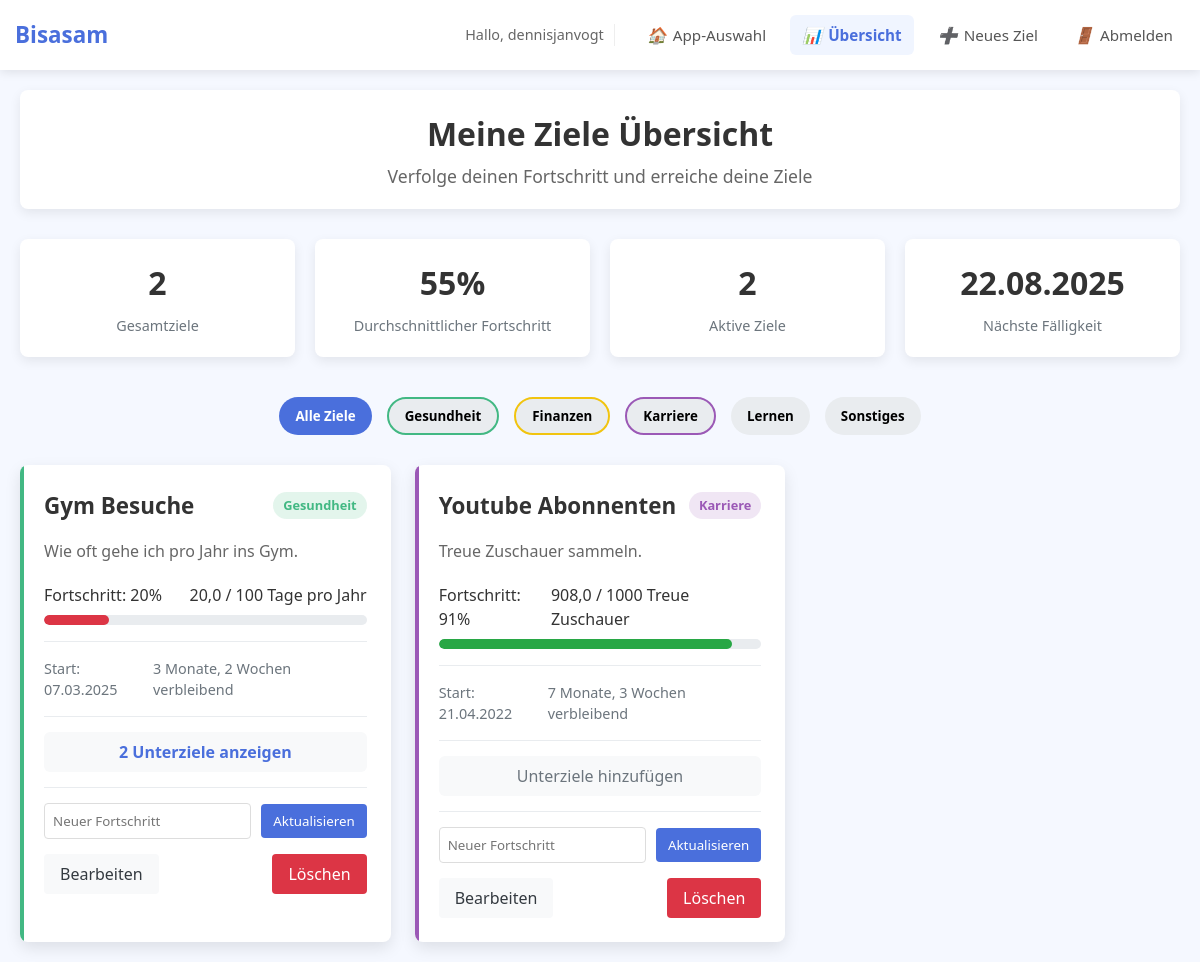
Page /tracking/ (signed in) on the committed database.
### tracking/models.py (models this page shows, shortened)
class Goal(models.Model):
    KATEGORIEN = [
        ('Gesundheit', 'Gesundheit'),
        ('Finanzen', 'Finanzen'),
        ('Karriere', 'Karriere'),
        ('Lernen', 'Lernen'),
        ('Sonstiges', 'Sonstiges')
    ]
    user = models.ForeignKey(User, on_delete=models.CASCADE, related_name='goals')
    parent = models.ForeignKey('self', on_delete=models.CASCADE, null=True, blank=True, related_name='subtasks')
    definition = models.CharField(max_length=50)
    description = models.CharField(max_length=150)
    ziel_wert = models.IntegerField()
    fortschritt = models.FloatField()
    einheit = models.CharField(max_length=20)
    start = models.DateField()
    end = models.DateField()
    kategorie = models.CharField(choices=KATEGORIEN)
    is_parent_goal = models.BooleanField(default=False)
    auto_calculate = models.BooleanField(default=False, help_text="Fortschritt automatisch aus Unterzielen berechnen")

### tracking/views.py (the view, shortened to what this page needs)
# urls.py: path('', views.goals_view, name='goals'),
@login_required
def goals_view(request):
    today = timezone.now().date()
    parent_goals = Goal.objects.filter(user=request.user, parent__isnull=True)
    selected_goal_id = request.GET.get('parent_id')
    selected_goal = None
    subtasks = None
    if selected_goal_id:
        try:
            selected_goal = Goal.objects.get(id=selected_goal_id, user=request.user)
            subtasks = Goal.objects.filter(parent=selected_goal)
        except Goal.DoesNotExist:
            pass
    parent_goals_with_progress = parent_goals.annotate(
        progress_percent=ExpressionWrapper(
            (F('fortschritt') * 100.0) / F('ziel_wert'),
            output_field=FloatField()
        )
    )
    avg_progress = parent_goals_with_progress.aggregate(avg=Avg('progress_percent'))['avg'] or 0
    active_goals = parent_goals.filter(end__gte=today).count()
    nearest_deadline_goal = parent_goals.filter(end__gte=today).order_by('end').first()
    nearest_deadline = nearest_deadline_goal.end if nearest_deadline_goal else None
    context = {
        'goals': parent_goals_with_progress,
        'avg_progress': avg_progress,
        'active_goals': active_goals,
        'nearest_deadline': nearest_deadline,
        'today': today,
        'selected_goal': selected_goal,
        'subtasks': subtasks,
    }
    return render(request, 'tracking/home.html', context)

### tracking/templates/tracking/home.html (shortened to what this page needs)
{% extends 'tracking/base.html' %}
{% load static %}
{% block content %}
<div class="header">
    <h1>Meine Ziele Übersicht</h1>
    <p>Verfolge deinen Fortschritt und erreiche deine Ziele</p>
</div>
<div class="statistic-cards">
    <div class="stat-card">
        <div class="stat-value" id="total-goals">{{ goals|length }}</div>
        <div class="stat-label">Gesamtziele</div>
    </div>
    <div class="stat-card">
        <div class="stat-value" id="completed-goals">{{ avg_progress|floatformat:0 }}%</div>
        <div class="stat-label">Durchschnittlicher Fortschritt</div>
    </div>
    <div class="stat-card">
        <div class="stat-value" id="active-goals">{{ active_goals }}</div>
        <div class="stat-label">Aktive Ziele</div>
    </div>
    <div class="stat-card">
        <div class="stat-value" id="nearest-deadline">
            {% if nearest_deadline %}
                {{ nearest_deadline|date:"d.m.Y" }}
            {% else %}
                -
            {% endif %}
        </div>
        <div class="stat-label">Nächste Fälligkeit</div>
    </div>
</div>
{% if selected_goal %}
<div class="selected-goal-info" style="margin-bottom: 30px; background: white; border-radius: 8px; padding: 20px; box-shadow: 0 4px 12px rgba(0, 0, 0, 0.08);">
    <div style="display: flex; justify-content: space-between; align-items: center; margin-bottom: 20px;">
        <h2>{{ selected_goal.definition }}</h2>
        <a href="{% url 'goals' %}" class="btn btn-light">Zurück zur Übersicht</a>
    </div>
    <div class="progress-container" style="margin-bottom: 20px;">
        <div class="progress-stats">
            {% with progress_percent=selected_goal.fortschritt|floatformat:0|default:"0" %}
            <span class="progress-text">Fortschritt: {{ progress_percent }}%</span>
            <span>{{ selected_goal.fortschritt }} / {{ selected_goal.ziel_wert }} {{ selected_goal.einheit }}</span>
            {% endwith %}
        </div>
        <div class="progress-bar">
            <div class="progress-fill" style="width: {{ selected_goal.fortschritt|floatformat:0 }}%;"></div>
        </div>
    </div>
    <div style="margin-bottom: 20px;">
        <p>{{ selected_goal.description }}</p>
        <p><strong>Kategorie:</strong> {{ selected_goal.kategorie }}</p>
        <p><strong>Zeitraum:</strong> {{ selected_goal.start|date:"d.m.Y" }} - {{ selected_goal.end|date:"d.m.Y" }}</p>
        {% if selected_goal.auto_calculate %}
        <p><span class="category-badge" style="background-color: rgba(52, 152, 219, 0.15); color: #3498db;">Automatische Berechnung aktiviert</span></p>
        {% endif %}
    </div>
    <div style="margin-bottom: 20px;">
        <h3>Unterziele</h3>
        <a href="{% url 'add_goal' %}?parent_id={{ selected_goal.id }}" class="btn btn-primary" style="margin-top: 10px;">
            Neues Unterziel hinzufügen
        </a>
    </div>
</div>
<div class="goals-container" id="goals-container">
    {% for goal in subtasks %}
    <div class="goal-card {{ goal.kategorie }}" data-category="{{ goal.kategorie }}">
        <div class="goal-header">
            <h3 class="goal-title">{{ goal.definition }}</h3>
            <span class="category-badge {{ goal.kategorie }}">{{ goal.kategorie }}</span>
        </div>
        <p class="goal-desc">{{ goal.description }}</p>
        <div class="progress-container">
            <div class="progress-stats">
                {% with progress_percent=goal.progress_percent|floatformat:0 %}
                <span class="progress-text">Fortschritt: {{ progress_percent }}%</span>
                <span>{{ goal.fortschritt }} / {{ goal.ziel_wert }} {{ goal.einheit }}</span>
                {% endwith %}
            </div>
            <div class="progress-bar">
                <div class="progress-fill" style="width: {{ goal.progress_percent|floatformat:0 }}%"></div>
            </div>
        </div>
        <div class="timeframe">
            <span>Start: {{ goal.start|date:"d.m.Y" }}</span>
            <span>
                {% with days_remaining=goal.end|timeuntil:today %}
                {% if goal.end < today %}
                    <span style="color: var(--danger);">Abgelaufen</span>
                {% elif goal.end == today %}
                    <span style="color: var(--warning);">Heute fällig</span>
                {% else %}
                    {{ days_remaining }} verbleibend
                {% endif %}
                {% endwith %}
            </span>
        </div>
        {% if not goal.auto_calculate %}
        <form method="post" action="{% url 'update_progress' goal.id %}" class="update-progress-form" style="margin-top: 15px; padding-top: 15px; border-top: 1px solid #e9ecef;">
            {% csrf_token %}
            <div style="display: flex; gap: 10px; align-items: center;">
                <input type="number" name="fortschritt" step="0.01" min="0" max="{{ goal.ziel_wert }}" value="{{ goal.fortschritt }}" placeholder="Neuer Fortschritt"
                       style="flex: 1; padding: 8px; border: 1px solid #ddd; border-radius: 4px;">
                <button type="submit" style="background-color: var(--primary); color: white; border: none; border-radius: 4px; padding: 8px 12px; cursor: pointer;">
                    Aktualisieren
                </button>
            </div>
        </form>
        {% else %}
        <div style="margin-top: 15px; padding-top: 15px; border-top: 1px solid #e9ecef; color: #6c757d; font-style: italic;">
            Fortschritt wird automatisch berechnet
        </div>
        {% endif %}
        <div style="display: flex; justify-content: space-between; margin-top: 15px;">
            <a href="{% url 'update_goal' goal.id %}" class="btn btn-light">
                Bearbeiten
            </a>
            <a href="{% url 'delete_goal' goal.id %}" class="btn btn-danger">
                Löschen
            </a>
        </div>
    </div>
    {% empty %}
    <div class="no-goals">
        <h3>Keine Unterziele gefunden</h3>
        <p>Es wurden noch keine Unterziele eingerichtet.</p>
        <a href="{% url 'add_goal' %}?parent_id={{ selected_goal.id }}" class="btn btn-primary" style="margin-top: 15px;">Unterziel erstellen</a>
    </div>
    {% endfor %}
</div>
{% else %}
<div class="filter-container">
    <button class="filter-btn active" data-category="all">Alle Ziele</button>
    <button class="filter-btn health" data-category="Gesundheit">Gesundheit</button>
    <button class="filter-btn finance" data-category="Finanzen">Finanzen</button>
    <button class="filter-btn career" data-category="Karriere">Karriere</button>
    <button class="filter-btn learning" data-category="Lernen">Lernen</button>
    <button class="filter-btn other" data-category="Sonstiges">Sonstiges</button>
</div>
<div class="goals-container" id="goals-container">
    {% for goal in goals %}
    <div class="goal-card {{ goal.kategorie }}" data-category="{{ goal.kategorie }}">
        <div class="goal-header">
            <h3 class="goal-title">{{ goal.definition }}</h3>
            <span class="category-badge {{ goal.kategorie }}">{{ goal.kategorie }}</span>
        </div>
        <p class="goal-desc">{{ goal.description }}</p>
        <div class="progress-container">
            <div class="progress-stats">
                {% with progress_percent=goal.progress_percent|floatformat:0 %}
                <span class="progress-text">Fortschritt: {{ progress_percent }}%</span>
                <span>{{ goal.fortschritt }} / {{ goal.ziel_wert }} {{ goal.einheit }}</span>
                {% endwith %}
            </div>
            <div class="progress-bar">
                <div class="progress-fill" style="width: {{ goal.progress_percent|floatformat:0 }}%"></div>
            </div>
        </div>
        <div class="timeframe">
            <span>Start: {{ goal.start|date:"d.m.Y" }}</span>
            <span>
                {% with days_remaining=goal.end|timeuntil:today %}
                {% if goal.end < today %}
                    <span style="color: var(--danger);">Abgelaufen</span>
                {% elif goal.end == today %}
                    <span style="color: var(--warning);">Heute fällig</span>
                {% else %}
                    {{ days_remaining }} verbleibend
                {% endif %}
                {% endwith %}
            </span>
        </div>
        {% with subtask_count=goal.subtasks.count %}
        {% if subtask_count > 0 %}
        <div style="margin-top: 15px; padding-top: 15px; border-top: 1px solid #e9ecef;">
            <a href="?parent_id={{ goal.id }}" style="display: flex; align-items: center; justify-content: center; padding: 8px; background-color: #f8f9fa; border-radius: 6px; color: #4a6fdc; text-decoration: none; font-weight: 600;">
                <span>{{ subtask_count }} Unterziel{% if subtask_count > 1 %}e{% endif %} anzeigen</span>
            </a>
        </div>
        {% else %}
        <div style="margin-top: 15px; padding-top: 15px; border-top: 1px solid #e9ecef;">
            <a href="{% url 'add_goal' %}?parent_id={{ goal.id }}" style="display: flex; align-items: center; justify-content: center; padding: 8px; background-color: #f8f9fa; border-radius: 6px; color: #6c757d; text-decoration: none;">
                <span>Unterziele hinzufügen</span>
            </a>
        </div>
        {% endif %}
        {% endwith %}
        {% if not goal.auto_calculate %}
        <form method="post" action="{% url 'update_progress' goal.id %}" class="update-progress-form" style="margin-top: 15px; padding-top: 15px; border-top: 1px solid #e9ecef;">
            <div style="display: flex; gap: 10px; align-items: center;">
                <input type="number" name="fortschritt" step="0.01" min="0" max="{{ goal.ziel_wert }}" value="{{ goal.fortschritt }}" placeholder="Neuer Fortschritt"
                       style="flex: 1; padding: 8px; border: 1px solid #ddd; border-radius: 4px;">
                <button type="submit" style="background-color: var(--primary); color: white; border: none; border-radius: 4px; padding: 8px 12px; cursor: pointer;">
                    Aktualisieren
                </button>
            </div>
        </form>
        {% else %}
        <div style="margin-top: 15px; padding-top: 15px; border-top: 1px solid #e9ecef; color: #6c757d; font-style: italic; text-align: center;">
            Fortschritt wird automatisch berechnet
        </div>
        {% endif %}
        <div style="display: flex; justify-content: space-between; margin-top: 15px;">
            <a href="{% url 'update_goal' goal.id %}" class="btn btn-light">
                Bearbeiten
            </a>
            <a href="{% url 'delete_goal' goal.id %}" class="btn btn-danger">
                Löschen
            </a>
        </div>
    </div>
    {% empty %}
    <div class="no-goals">
        <h3>Keine Ziele gefunden</h3>
        <p>Es wurden noch keine Ziele eingerichtet.</p>
        <a href="{% url 'add_goal' %}" class="btn btn-primary" style="margin-top: 15px;">Jetzt erstes Ziel erstellen</a>
    </div>
    {% endfor %}
</div>
{% endif %}
{% endblock %}

### home/templates/home/base_navbar.html (shortened to what this page needs)
<nav class="main-nav">
    <div class="nav-container">
        <div class="nav-brand">
            <a href="{% url 'landing_page' %}">Bisasam</a>
        </div>
        <div class="nav-links">
            {% if user.is_authenticated %}
                <div class="user-greeting">
                    <span>Hallo, {{ user.username }}</span>
                </div>
                <div class="nav-actions">
                    <a href="{% url 'landing_page' %}" class="nav-link">
                        <i class="nav-icon">🏠</i>App-Auswahl
                    </a>
                    {% block app_specific_nav %}{% endblock %}
                    <form action="{% url 'logout' %}" method="post" class="logout-form">
                        <button type="submit" class="logout-btn">
                            <i class="nav-icon">🚪</i>Abmelden
                        </button>
                    </form>
                </div>
            {% endif %}
        </div>
    </div>
</nav>

### rows in the picture
Goal: end "22.08.2025", definition "Gym Besuche", kategorie "Gesundheit", description "Wie oft gehe ich pro Jahr ins Gym.", goal "20", fortschritt "20,0", ziel_wert "100", einheit "Tage pro Jahr", start "07.03.2025", goal "3 Monate, 2 Wochen", subtasks.count "2"
Goal: definition "Youtube Abonnenten", kategorie "Karriere", description "Treue Zuschauer sammeln.", goal "91", fortschritt "908,0", ziel_wert "1000", einheit "Treue Zuschauer", start "21.04.2022", goal "7 Monate, 3 Wochen"

### other values in the picture
{{ user.username }} "dennisjanvogt"
{{ goals|length }} "2"
{{ avg_progress|floatformat:0 }} "55"
{{ active_goals }} "2"
